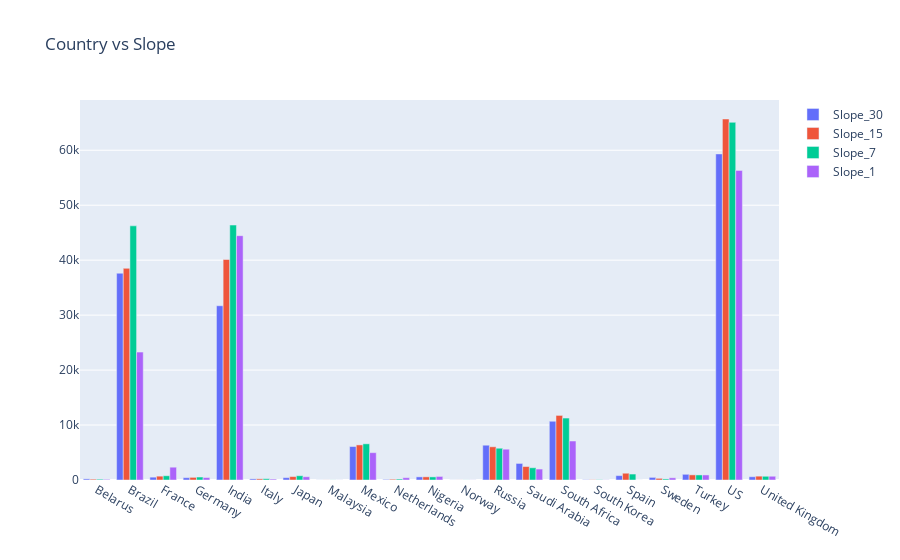

Notebook cell for this chart:
### Code cell
import plotly.graph_objects as go

co=df_cvd_final

fig = go.Figure(data=[
    go.Bar(name='Slope_30', x=co["Country"], y=co.Slope_30),
    go.Bar(name='Slope_15', x=co["Country"], y=co.Slope_15),
    go.Bar(name='Slope_7', x=co["Country"], y=co.Slope_7),
    go.Bar(name='Slope_1', x=co["Country"], y=co.Slope_1)
])

fig.update_layout(title_text='Country vs Slope',xaxis={'categoryorder':'category ascending'})

fig.show()

### Figure 1 — Plotly figure (JSON) as saved in the notebook; plotly's stock layout.template omitted (floating-point values rounded to 4 significant figures)
{"data": [{"name": "Slope_30", "type": "bar", "x": ["India", "France", "Netherlands", "Japan", "United Kingdom", "Nigeria", "Germany", "Norway", "Malaysia", "South Korea", "Italy", "Sweden", "Belarus", "Turkey", "Russia", "Spain", "Saudi Arabia", "Mexico", "US", "South Africa", "Brazil"], "y": [31710.0, 517.1, 102.6, 429.6, 593.4, 570.1, 421.8, 9.533, 9.6, 49.6, 205.0, 475.3, 205.2, 1038.0, 6330.0, 798.4, 3014.0, 6090.0, 59330.0, 10690.0, 37620.0]}, {"name": "Slope_15", "type": "bar", "x": ["India", "France", "Netherlands", "Japan", "United Kingdom", "Nigeria", "Germany", "Norway", "Malaysia", "South Korea", "Italy", "Sweden", "Belarus", "Turkey", "Russia", "Spain", "Saudi Arabia", "Mexico", "US", "South Africa", "Brazil"], "y": [40120.0, 698.8, 141.9, 620.1, 700.5, 574.8, 479.5, 10.07, 12.4, 48.27, 215.0, 299.8, 154.6, 935.1, 6043.0, 1234.0, 2445.0, 6383.0, 65690.0, 11750.0, 38510.0]}, {"name": "Slope_7", "type": "bar", "x": ["India", "France", "Netherlands", "Japan", "United Kingdom", "Nigeria", "Germany", "Norway", "Malaysia", "South Korea", "Italy", "Sweden", "Belarus", "Turkey", "Russia", "Spain", "Saudi Arabia", "Mexico", "US", "South Africa", "Brazil"], "y": [46390.0, 774.7, 177.3, 776.6, 677.0, 565.0, 541.0, 14.0, 14.86, 55.29, 237.4, 192.4, 148.3, 921.0, 5781.0, 1084.0, 2226.0, 6585.0, 65080.0, 11270.0, 46250.0]}, {"name": "Slope_1", "type": "bar", "x": ["India", "France", "Netherlands", "Japan", "United Kingdom", "Nigeria", "Germany", "Norway", "Malaysia", "South Korea", "Italy", "Sweden", "Belarus", "Turkey", "Russia", "Spain", "Saudi Arabia", "Mexico", "US", "South Africa", "Brazil"], "y": [44460.0, 2331.0, 419.0, 594.0, 685.0, 648.0, 445.0, 15.0, 7.0, 28.0, 168.0, 398.0, 119.0, 919.0, 5607.0, 0.0, 1993.0, 4973.0, 56340.0, 7096.0, 23280.0]}], "layout": {"title": {"text": "Country vs Slope"}, "xaxis": {"categoryorder": "category ascending"}}}
